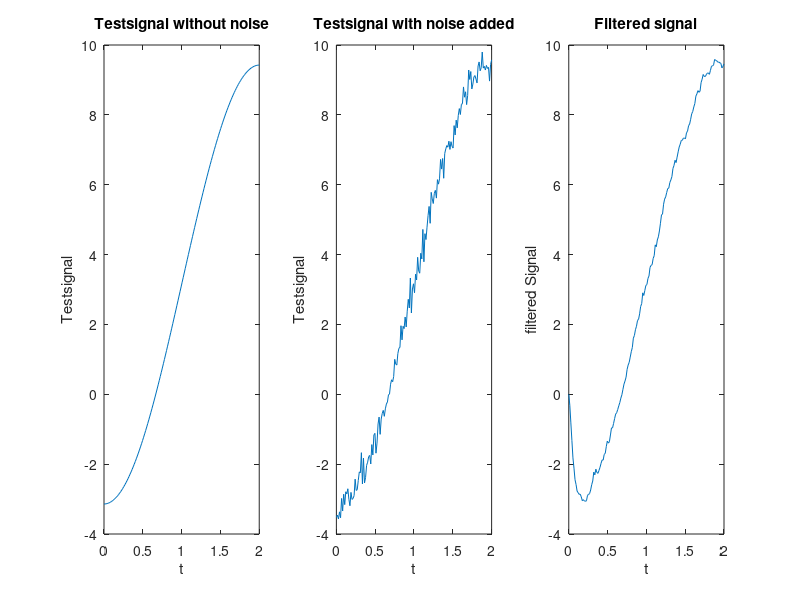
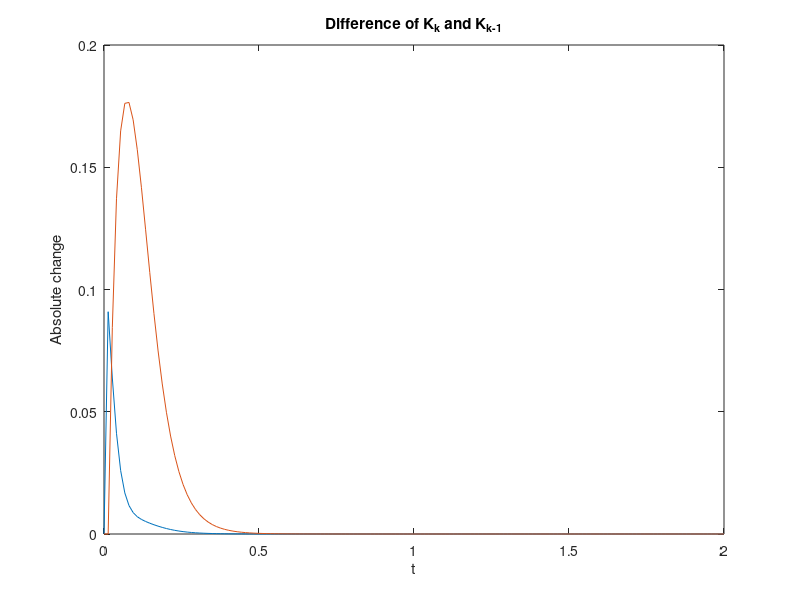
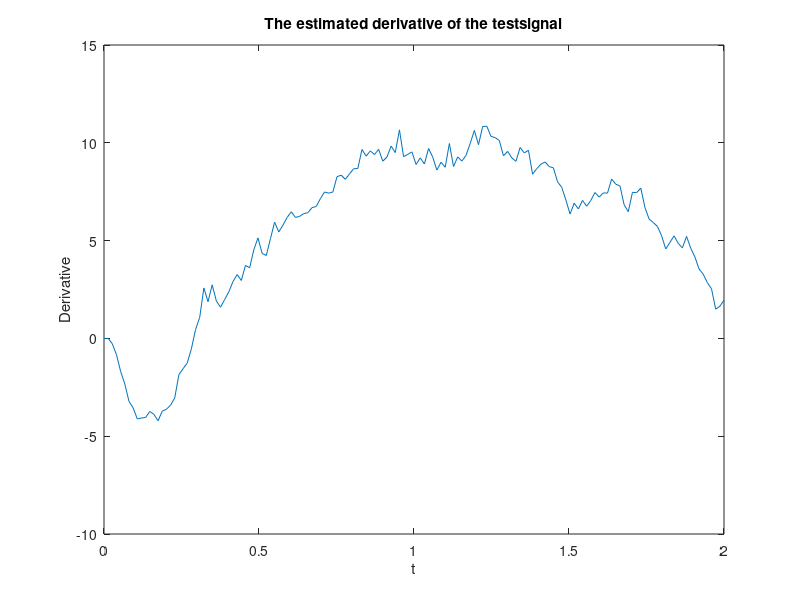

Write MATLAB code to recreate these figures, in order.
fsensor = 75;
dT = 1/fsensor;
magneticSensorVariance = 1e-4;  % The variance according to datasheet is actually 2.5e-5, but since it is known that the system will catch noise, a much higher value is needed
imuSensorVariance = 1e-3;

N=150;

t = linspace(0, N*dT, N);
testsig = pi - 2*pi*cos(pi*t/2);
testsig2 = testsig + 0.25*randn(size(t)); % setting up the testsignal. Noise is added to the blank testsignal

A=[1 dT;
    0 1]; % The matrices according to the formulas

H=[1 0];

Q=[magneticSensorVariance 0;
    0 magneticSensorVariance/dT]; %this is actually magneticSensorVariance*fsensor, but because this seems harder to get notationally, the division by dT is used.

R=imuSensorVariance;

xkCorrected = [0; 0];
PkCorrection = zeros(2);
Kprev = zeros(2,1);
K = zeros(2,1);
xfinal = zeros(1,N);
xfinalspeed = zeros(1,N);
KdiffRow = zeros(2,N);

for i=1:1:N % recursively estimate the signals according to the formulas

  xkEstimate = A*xkCorrected;
  PkEstimate = A*PkCorrection*A' + Q;

  Kprev=K;

  K = PkCorrection*H'*inv(H*PkCorrection*H'+R);

  Kdiff = K - Kprev;
  KdiffRow(:,i) = Kdiff;
  xkCorrected = xkEstimate + K*(testsig2(i)-H*xkEstimate);
  xfinal(i) = xkCorrected(1);
  xfinalspeed(i) = xkCorrected(2);
  PkCorrection = (eye(2)-K*H)*PkEstimate;

end

% Plotting

figure('Name', 'Signal Overview');
subplot(1,3,1);plot(t, testsig); xlabel("t");ylabel("Testsignal");title("Testsignal without noise");
subplot(1,3,2);plot(t, testsig2); xlabel("t");ylabel("Testsignal");title("Testsignal with noise added");
subplot(1,3,3);plot(t, xfinal); xlabel("t");ylabel("filtered Signal");title("Filtered signal");

figure('Name', 'Absolute change of the Kalman Gain');
plot(t, KdiffRow); xlabel("t");ylabel("Absolute change");title("Difference of K_k and K_{k-1}");

figure('Name', 'Estimated derivative');
plot(t, xfinalspeed); xlabel("t");ylabel("Derivative");title("The estimated derivative of the testsignal");

K